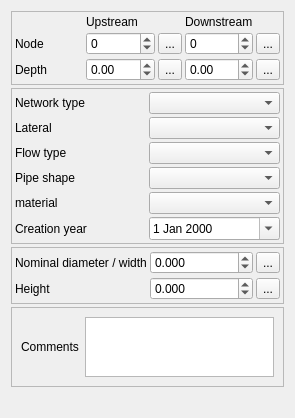
<?xml version="1.0" encoding="UTF-8"?>
<ui version="4.0">
 <class>Form_base3_ud</class>
 <widget class="QWidget" name="Form_base3_ud">
  <property name="geometry">
   <rect>
    <x>0</x>
    <y>0</y>
    <width>295</width>
    <height>418</height>
   </rect>
  </property>
  <property name="windowTitle">
   <string>Form</string>
  </property>
  <layout class="QVBoxLayout" name="verticalLayout" stretch="0,0,0,1,10">
   <property name="spacing">
    <number>3</number>
   </property>
   <item>
    <widget class="QFrame" name="frame_3">
     <property name="frameShape">
      <enum>QFrame::StyledPanel</enum>
     </property>
     <property name="frameShadow">
      <enum>QFrame::Raised</enum>
     </property>
     <layout class="QGridLayout" name="gridLayout_3">
      <property name="leftMargin">
       <number>3</number>
      </property>
      <property name="topMargin">
       <number>3</number>
      </property>
      <property name="rightMargin">
       <number>3</number>
      </property>
      <property name="bottomMargin">
       <number>3</number>
      </property>
      <property name="spacing">
       <number>3</number>
      </property>
      <item row="1" column="4">
       <widget class="QToolButton" name="toolButton_pickav">
        <property name="text">
         <string>...</string>
        </property>
        <property name="icon">
         <iconset>
          <normaloff>:/plugins/Lamia/icons/select.png</normaloff>:/plugins/Lamia/icons/select.png</iconset>
        </property>
       </widget>
      </item>
      <item row="1" column="3">
       <widget class="QSpinBox" name="spinBox_lk_noeud2">
        <property name="minimum">
         <number>-1</number>
        </property>
        <property name="maximum">
         <number>999999</number>
        </property>
       </widget>
      </item>
      <item row="0" column="1">
       <widget class="QLabel" name="label_5">
        <property name="text">
         <string>Upstream</string>
        </property>
       </widget>
      </item>
      <item row="1" column="0">
       <widget class="QLabel" name="label_9">
        <property name="text">
         <string>Node</string>
        </property>
       </widget>
      </item>
      <item row="1" column="1">
       <widget class="QSpinBox" name="spinBox_lk_noeud1">
        <property name="minimum">
         <number>-1</number>
        </property>
        <property name="maximum">
         <number>999999</number>
        </property>
       </widget>
      </item>
      <item row="1" column="2">
       <widget class="QToolButton" name="toolButton_pickam">
        <property name="text">
         <string>...</string>
        </property>
        <property name="icon">
         <iconset>
          <normaloff>:/plugins/Lamia/icons/select.png</normaloff>:/plugins/Lamia/icons/select.png</iconset>
        </property>
       </widget>
      </item>
      <item row="0" column="3">
       <widget class="QLabel" name="label_7">
        <property name="text">
         <string>Downstream</string>
        </property>
       </widget>
      </item>
      <item row="2" column="0">
       <widget class="QLabel" name="label_8">
        <property name="text">
         <string>Depth</string>
        </property>
       </widget>
      </item>
      <item row="2" column="1">
       <widget class="QDoubleSpinBox" name="doubleSpinBox_profamont">
        <property name="minimum">
         <double>-1.000000000000000</double>
        </property>
       </widget>
      </item>
      <item row="2" column="2">
       <widget class="QToolButton" name="toolButton_prof_amont">
        <property name="text">
         <string>...</string>
        </property>
        <property name="icon">
         <iconset>
          <normaloff>:/plugins/Lamia/icons/numpad.png</normaloff>:/plugins/Lamia/icons/numpad.png</iconset>
        </property>
       </widget>
      </item>
      <item row="2" column="3">
       <widget class="QDoubleSpinBox" name="doubleSpinBox_profaval">
        <property name="minimum">
         <double>-1.000000000000000</double>
        </property>
       </widget>
      </item>
      <item row="2" column="4">
       <widget class="QToolButton" name="toolButton_prof_aval">
        <property name="text">
         <string>...</string>
        </property>
        <property name="icon">
         <iconset>
          <normaloff>:/plugins/Lamia/icons/numpad.png</normaloff>:/plugins/Lamia/icons/numpad.png</iconset>
        </property>
       </widget>
      </item>
     </layout>
    </widget>
   </item>
   <item>
    <widget class="QFrame" name="frame_2">
     <property name="frameShape">
      <enum>QFrame::StyledPanel</enum>
     </property>
     <property name="frameShadow">
      <enum>QFrame::Raised</enum>
     </property>
     <layout class="QGridLayout" name="gridLayout">
      <property name="leftMargin">
       <number>3</number>
      </property>
      <property name="topMargin">
       <number>3</number>
      </property>
      <property name="rightMargin">
       <number>3</number>
      </property>
      <property name="bottomMargin">
       <number>3</number>
      </property>
      <property name="spacing">
       <number>3</number>
      </property>
      <item row="1" column="0">
       <widget class="QLabel" name="label_11">
        <property name="text">
         <string>Lateral</string>
        </property>
       </widget>
      </item>
      <item row="5" column="0">
       <widget class="QLabel" name="label_16">
        <property name="text">
         <string>Creation year</string>
        </property>
       </widget>
      </item>
      <item row="3" column="1">
       <widget class="QComboBox" name="comboBox_formecana"/>
      </item>
      <item row="4" column="1">
       <widget class="QComboBox" name="comboBox_materiau">
        <property name="maxVisibleItems">
         <number>50</number>
        </property>
       </widget>
      </item>
      <item row="4" column="0">
       <widget class="QLabel" name="label">
        <property name="text">
         <string>material</string>
        </property>
       </widget>
      </item>
      <item row="2" column="0">
       <widget class="QLabel" name="label_12">
        <property name="text">
         <string>Flow type</string>
        </property>
       </widget>
      </item>
      <item row="2" column="1">
       <widget class="QComboBox" name="comboBox_typeecoul"/>
      </item>
      <item row="3" column="0">
       <widget class="QLabel" name="label_13">
        <property name="text">
         <string>Pipe shape</string>
        </property>
       </widget>
      </item>
      <item row="1" column="1">
       <widget class="QComboBox" name="comboBox_branch"/>
      </item>
      <item row="0" column="0">
       <widget class="QLabel" name="label_4">
        <property name="text">
         <string>Network type</string>
        </property>
       </widget>
      </item>
      <item row="0" column="1">
       <widget class="QComboBox" name="comboBox_typeReseau"/>
      </item>
      <item row="5" column="1">
       <widget class="QDateEdit" name="dateEdit_anneepose">
        <property name="calendarPopup">
         <bool>true</bool>
        </property>
       </widget>
      </item>
     </layout>
    </widget>
   </item>
   <item>
    <widget class="QFrame" name="frame_4">
     <property name="frameShape">
      <enum>QFrame::StyledPanel</enum>
     </property>
     <property name="frameShadow">
      <enum>QFrame::Raised</enum>
     </property>
     <layout class="QGridLayout" name="gridLayout_4">
      <property name="leftMargin">
       <number>3</number>
      </property>
      <property name="topMargin">
       <number>3</number>
      </property>
      <property name="rightMargin">
       <number>3</number>
      </property>
      <property name="bottomMargin">
       <number>3</number>
      </property>
      <property name="spacing">
       <number>3</number>
      </property>
      <item row="1" column="0">
       <widget class="QLabel" name="label_3">
        <property name="text">
         <string>Height</string>
        </property>
       </widget>
      </item>
      <item row="0" column="0" colspan="2">
       <widget class="QLabel" name="label_2">
        <property name="text">
         <string>Nominal diameter / width</string>
        </property>
       </widget>
      </item>
      <item row="0" column="3" colspan="2">
       <widget class="QDoubleSpinBox" name="doubleSpinBox_diametreNominal">
        <property name="decimals">
         <number>3</number>
        </property>
        <property name="minimum">
         <double>-1.000000000000000</double>
        </property>
        <property name="singleStep">
         <double>0.100000000000000</double>
        </property>
       </widget>
      </item>
      <item row="0" column="5">
       <widget class="QToolButton" name="toolButton_calc_diam">
        <property name="text">
         <string>...</string>
        </property>
        <property name="icon">
         <iconset>
          <normaloff>:/plugins/Lamia/icons/numpad.png</normaloff>:/plugins/Lamia/icons/numpad.png</iconset>
        </property>
        <property name="autoRaise">
         <bool>false</bool>
        </property>
        <property name="arrowType">
         <enum>Qt::NoArrow</enum>
        </property>
       </widget>
      </item>
      <item row="1" column="5">
       <widget class="QToolButton" name="toolButton_calc_haut">
        <property name="text">
         <string>...</string>
        </property>
        <property name="icon">
         <iconset>
          <normaloff>:/plugins/Lamia/icons/numpad.png</normaloff>:/plugins/Lamia/icons/numpad.png</iconset>
        </property>
       </widget>
      </item>
      <item row="1" column="3" colspan="2">
       <widget class="QDoubleSpinBox" name="doubleSpinBox_haut">
        <property name="decimals">
         <number>3</number>
        </property>
        <property name="minimum">
         <double>-1.000000000000000</double>
        </property>
        <property name="singleStep">
         <double>0.100000000000000</double>
        </property>
       </widget>
      </item>
     </layout>
    </widget>
   </item>
   <item>
    <widget class="QFrame" name="frame_5">
     <property name="frameShape">
      <enum>QFrame::StyledPanel</enum>
     </property>
     <property name="frameShadow">
      <enum>QFrame::Raised</enum>
     </property>
     <layout class="QGridLayout" name="gridLayout_5">
      <item row="0" column="0">
       <widget class="QLabel" name="label_15">
        <property name="text">
         <string>Comments</string>
        </property>
       </widget>
      </item>
      <item row="0" column="1">
       <widget class="QTextBrowser" name="textBrowser_commentaire">
        <property name="maximumSize">
         <size>
          <width>16777215</width>
          <height>60</height>
         </size>
        </property>
        <property name="readOnly">
         <bool>false</bool>
        </property>
       </widget>
      </item>
     </layout>
    </widget>
   </item>
   <item>
    <spacer name="verticalSpacer">
     <property name="orientation">
      <enum>Qt::Vertical</enum>
     </property>
     <property name="sizeHint" stdset="0">
      <size>
       <width>20</width>
       <height>40</height>
      </size>
     </property>
    </spacer>
   </item>
  </layout>
 </widget>
 <resources>
  <include location="../../resources.qrc"/>
 </resources>
 <connections/>
</ui>
